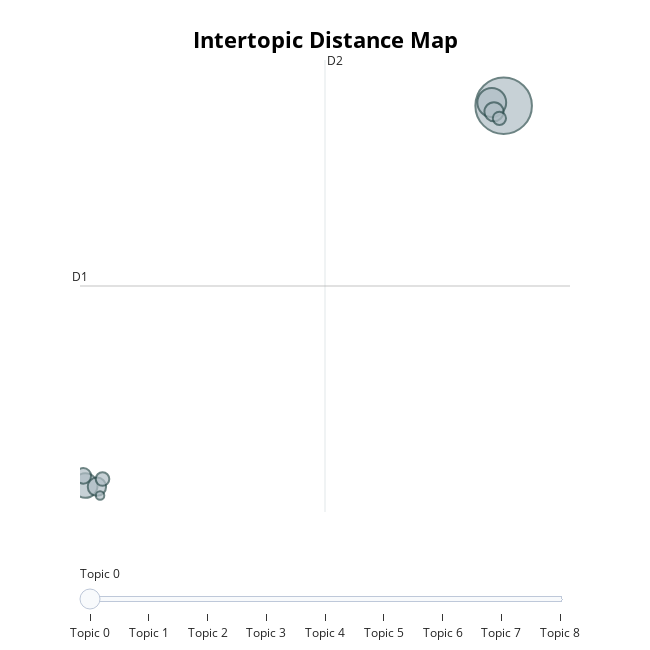

The code cell stored with this chart in its notebook:
### Code cell
model.visualize_topics()

### Figure 1 — Plotly figure (JSON) as saved in the notebook; plotly's stock layout.template omitted (floating-point values rounded to 4 significant figures)
{"data": [{"customdata": [[0, "bike | car | parking | service | station", 846], [1, "parking | tram | garage | great | spacious", 220], [2, "easy | expensive | handy | cheap | good", 158], [3, "public | transport | euros | parking | people", 97], [4, "great | good | nice | neat | excellent", 89], [5, "station | south | busy | nice | big", 64], [6, "staff | friendly | service | good | helpful", 49], [7, "cheap | parking | transport | public | free", 46], [8, "ok | confusing | bit | everything | unavailable", 19]], "hovertemplate": "<b>Topic %{customdata[0]}</b><br>%{customdata[1]}<br>Size: %{customdata[2]}", "legendgroup": "", "marker": {"color": "#B0BEC5", "line": {"color": "DarkSlateGrey", "width": 2}, "size": [846, 220, 158, 97, 89, 64, 49, 46, 19], "sizemode": "area", "sizeref": 0.5288, "symbol": "circle"}, "mode": "markers", "name": "", "orientation": "v", "showlegend": false, "type": "scatter", "x": [30.01, 29.21, 1.628, 29.36, 2.415, 1.489, 2.792, 29.73, 2.627], "xaxis": "x", "y": [15.59, 15.77, -5.555, 15.25, -5.62, -5.019, -5.195, 14.89, -6.112], "yaxis": "y"}], "layout": {"annotations": [{"showarrow": false, "text": "D1", "x": 1.266, "y": 5.553, "yshift": 10}, {"showarrow": false, "text": "D2", "x": 17.89, "xshift": 10, "y": 18.14}], "height": 650, "hoverlabel": {"bgcolor": "white", "font": {"family": "Rockwell", "size": 16}}, "legend": {"itemsizing": "constant", "tracegroupgap": 0}, "margin": {"t": 60}, "shapes": [{"line": {"color": "#CFD8DC", "width": 2}, "type": "line", "x0": 17.89, "x1": 17.89, "y0": -7.029, "y1": 18.14}, {"line": {"color": "#9E9E9E", "width": 2}, "type": "line", "x0": 1.266, "x1": 34.52, "y0": 5.553, "y1": 5.553}], "sliders": [{"active": 0, "pad": {"t": 50}, "steps": [{"args": [{"marker.color": [["red", "#B0BEC5", "#B0BEC5", "#B0BEC5", "#B0BEC5", "#B0BEC5", "#B0BEC5", "#B0BEC5", "#B0BEC5"]]}], "label": "Topic 0", "method": "update"}, {"args": [{"marker.color": [["#B0BEC5", "red", "#B0BEC5", "#B0BEC5", "#B0BEC5", "#B0BEC5", "#B0BEC5", "#B0BEC5", "#B0BEC5"]]}], "label": "Topic 1", "method": "update"}, {"args": [{"marker.color": [["#B0BEC5", "#B0BEC5", "red", "#B0BEC5", "#B0BEC5", "#B0BEC5", "#B0BEC5", "#B0BEC5", "#B0BEC5"]]}], "label": "Topic 2", "method": "update"}, {"args": [{"marker.color": [["#B0BEC5", "#B0BEC5", "#B0BEC5", "red", "#B0BEC5", "#B0BEC5", "#B0BEC5", "#B0BEC5", "#B0BEC5"]]}], "label": "Topic 3", "method": "update"}, {"args": [{"marker.color": [["#B0BEC5", "#B0BEC5", "#B0BEC5", "#B0BEC5", "red", "#B0BEC5", "#B0BEC5", "#B0BEC5", "#B0BEC5"]]}], "label": "Topic 4", "method": "update"}, {"args": [{"marker.color": [["#B0BEC5", "#B0BEC5", "#B0BEC5", "#B0BEC5", "#B0BEC5", "red", "#B0BEC5", "#B0BEC5", "#B0BEC5"]]}], "label": "Topic 5", "method": "update"}, {"args": [{"marker.color": [["#B0BEC5", "#B0BEC5", "#B0BEC5", "#B0BEC5", "#B0BEC5", "#B0BEC5", "red", "#B0BEC5", "#B0BEC5"]]}], "label": "Topic 6", "method": "update"}, {"args": [{"marker.color": [["#B0BEC5", "#B0BEC5", "#B0BEC5", "#B0BEC5", "#B0BEC5", "#B0BEC5", "#B0BEC5", "red", "#B0BEC5"]]}], "label": "Topic 7", "method": "update"}, {"args": [{"marker.color": [["#B0BEC5", "#B0BEC5", "#B0BEC5", "#B0BEC5", "#B0BEC5", "#B0BEC5", "#B0BEC5", "#B0BEC5", "red"]]}], "label": "Topic 8", "method": "update"}]}], "title": {"font": {"color": "Black", "size": 22}, "text": "<b>Intertopic Distance Map</b>", "x": 0.5, "xanchor": "center", "y": 0.95, "yanchor": "top"}, "width": 650, "xaxis": {"anchor": "y", "domain": [0, 1], "range": [1.266, 34.52], "title": {"text": ""}, "visible": false}, "yaxis": {"anchor": "x", "domain": [0, 1], "range": [-7.029, 18.14], "title": {"text": ""}, "visible": false}}}
